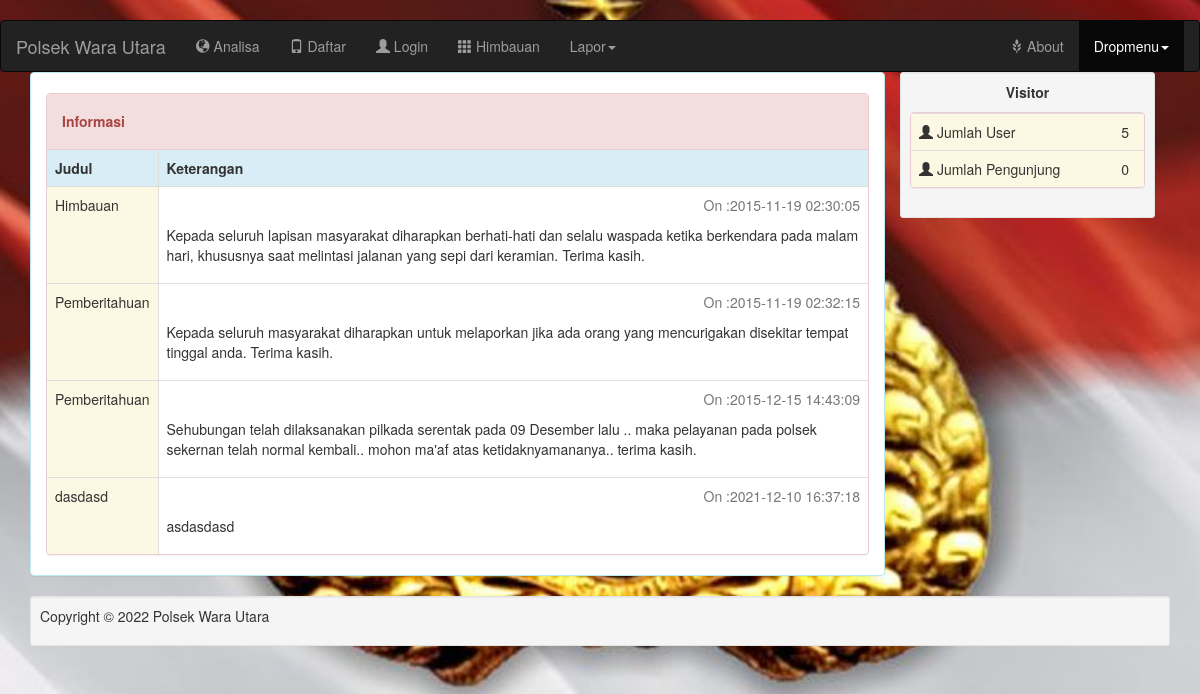
The app's page /home.php with its own data.
### tables this page shows
CREATE TABLE IF NOT EXISTS `himbauan` (
  `no` int(5) NOT NULL AUTO_INCREMENT,
  `judul` varchar(50) NOT NULL,
  `ket` varchar(200) NOT NULL,
  `datetime` timestamp NOT NULL DEFAULT CURRENT_TIMESTAMP,
  PRIMARY KEY (`no`)
);

### home.php (the view, shortened to what this page needs)
<!DOCTYPE html>
<html>
<head>
	<link href="css/bootstrap.min.css" rel="stylesheet">
    <link href="admin/bower_components/metisMenu/dist/metisMenu.min.css" rel="stylesheet">
    <link href="admin/bower_components/datatables-plugins/integration/bootstrap/3/dataTables.bootstrap.css" rel="stylesheet">
    <link href="admin/bower_components/datatables-responsive/css/dataTables.responsive.css" rel="stylesheet">
    <link href="admin/dist/css/sb-admin-2.css" rel="stylesheet">
    <link href="admin/bower_components/font-awesome/css/font-awesome.min.css" rel="stylesheet" type="text/css">
</head>
<body style="background-image: url('asset/img/polri.jpg'); height: 100%; background-position: center; background-repeat: no-repeat; background-size: cover;">
 <br>
 <div>
    <?php include"navbar.php"; ?>
  </div>
 <div class="container">
  <div class="panel panel-info col-md-9">
          <br>
      <div class="table-responsive">
            <div class="row">
                <div class="col-lg-12">
                    <div class="panel panel-danger">
                        <div class="panel-heading">
                          <h5><b>Informasi</b></h5>
                        </div>
                                <table class="table table-hover table-bordered">
                                    <thead>
                                        <tr class="info">
                                            <th>Judul</th>
                                            <th>Keterangan</th>
                                        </tr>
                                    </thead>
                                    <tbody>
                                    <?php
                                    include "koneksi.php";
                                    $query=mysqli_query($konek, "select * from himbauan");
                                    while($d=mysqli_fetch_array($query))
                                        {
                                    ?>
                                        <tr>
                                            <td class="warning"><?php echo $d['judul']; ?></td>
                                            <td>
                                              <p class="text-muted" align="right">On :<?php echo $d['datetime']; ?></p>
                                              <?php echo $d['ket']; ?>
                                            </td>
                                        </tr>
                                    <?php
                                        }
                                    ?>
                                    </tbody>
                                </table>
                            </div>
                        </div>
                    </div>
                </div>
            </div>
  <div class="col-md-3">
    <div class="well well-sm">
      <caption><p align="center"><b>Visitor</b></p></caption>
      <div class="panel panel-danger">
        <div class="table-responsive">
          <table class="table">
            <tr class="warning">
              <td><span class="glyphicon glyphicon-user"></span> Jumlah User</td>
              <td>
                <?php
                  include "koneksi.php";
                  $query = mysqli_query($konek, "SELECT * FROM pelapor");
                  $jumlah = mysqli_num_rows($query);
                  echo "$jumlah";
                ?>
              </td>
            </tr>
            <tr  class="warning">
              <td><span class="glyphicon glyphicon-user"></span> Jumlah Pengunjung</td>
              <td>0</td>
            </tr>
          </table>
        </div>
      </div>
    </div>
  </div>
<?php
  include'footer.php';
 ?>
</div>
</body>
</html>

### records on screen
himbauan: judul "Himbauan", datetime "2015-11-19 02:30:05", ket "Kepada seluruh lapisan masyarakat diharapkan berhati-hati dan selalu waspada ketika berkendara pada malam hari, khususnya saat melintasi jalanan yang sepi dari keramian. Terima kasih."
himbauan: judul "Pemberitahuan", datetime "2015-11-19 02:32:15", ket "Kepada seluruh masyarakat diharapkan untuk melaporkan jika ada orang yang mencurigakan disekitar tempat tinggal anda. Terima kasih."
himbauan: judul "Pemberitahuan", datetime "2015-12-15 14:43:09", ket "Sehubungan telah dilaksanakan pilkada serentak pada 09 Desember lalu .. maka pelayanan pada polsek sekernan telah normal kembali.. mohon ma'af atas ketidaknyamananya.. terima kasih."
himbauan: judul "dasdasd", datetime "2021-12-10 16:37:18", ket "asdasdasd"

### other values on screen
$jumlah "5"
